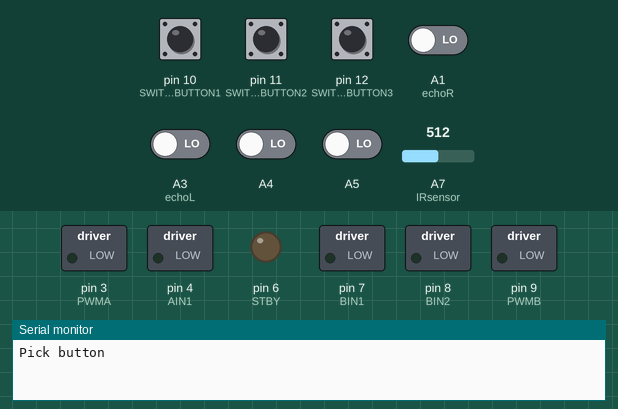
This sketch was run on a simulated Arduino Nano, built with avr-gcc and run on an emulated ATmega328P. On the bench: switched loads named in the sketch (green lamp = pin HIGH), output pins drawn as LEDs (lit = HIGH), the last lines printed to the serial monitor. Inputs (shaded band) come from the test bench; at power-on: pin 10 (SWITCH_BUTTON1), pin 11 (SWITCH_BUTTON2), pin 12 (SWITCH_BUTTON3) HIGH, A1 (echoR), A3 (echoL), A4, A5 LOW, A7 (IRsensor) = 512. Random numbers use the default seed unless the sketch sets one; pins used as bus, display or sensor lines are not drawn.

Above: at 0.8 s.
0.9 s: pin 10 (SWITCH_BUTTON1) pulled LOW for 0.15 s
4.0 s: A5 driven HIGH
7.0 s: A4 driven HIGH
At 9.9 s:
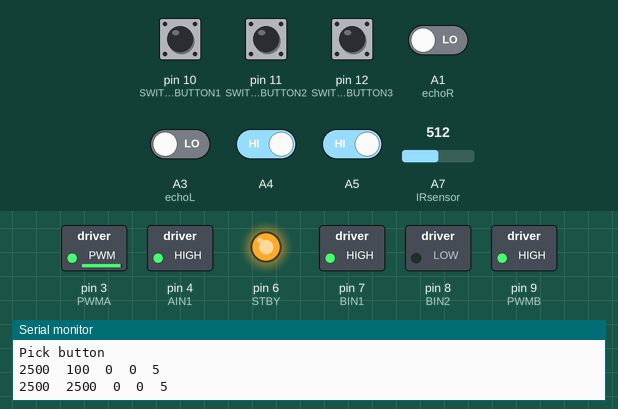
10.0 s: A7 (IRsensor) set to 230
12.9 s: A7 (IRsensor) set to 215
At 14.2 s:
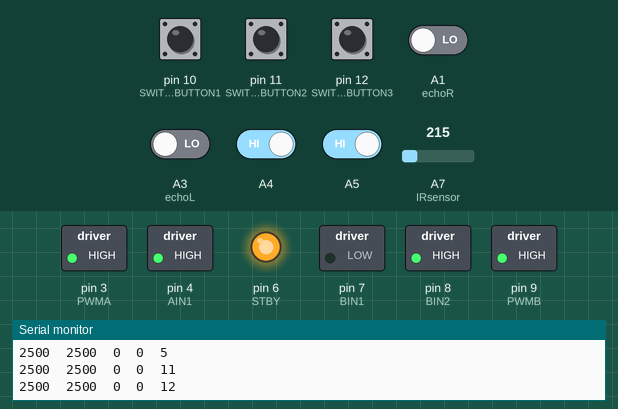
15.2 s: A4 driven LOW
At 16.1 s:
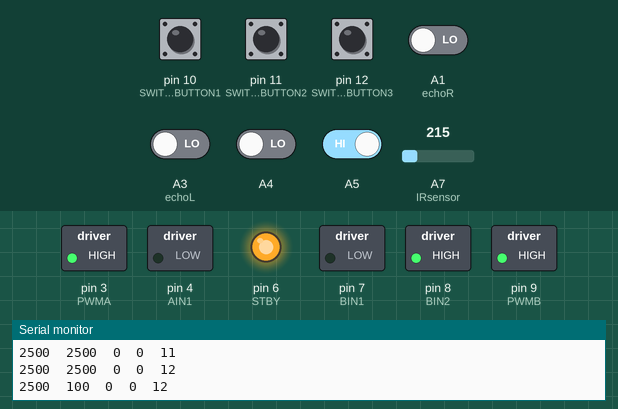
Timing chart, 0 to 19.2 s (numbered marks = the images above; inputs shaded):
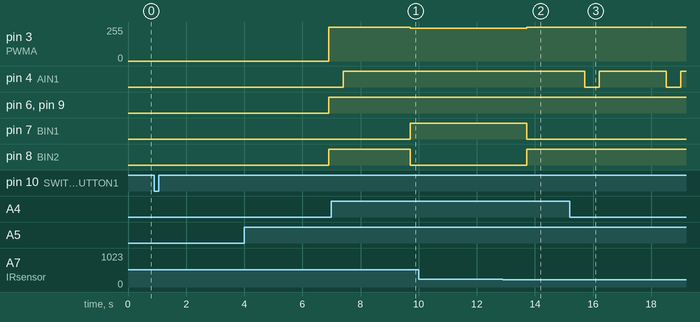

Measured:
- the behaviour switches between 222 and 221 on A7 (IRsensor) (found by bisection; images 1 and 2)
- after the input at 0.9 s, every drawn part: stays the same
- after the input at 7.0 s, pin 3 (PWMA): 255/255 → 245/255 after 2.7 s; pin 7 (BIN1): LOW → HIGH after 2.7 s; pin 8 (BIN2): HIGH → LOW after 2.7 s
- after the input at 12.9 s, pin 3 (PWMA): 245/255 → 255/255 after 0.81 s; pin 7 (BIN1): HIGH → LOW after 0.81 s; pin 8 (BIN2): LOW → HIGH after 0.81 s
- after the input at 15.2 s, pin 4 (AIN1): alternates HIGH for 2.3 s and LOW for 0.50 s, starting after 0.52 s

The sketch:

SumobotCompe.ino
```cpp
#include <QTRSensors.h>

const int lineR = A4;
const int lineL = A5;

const int trigR = A0;
const int echoR = A1;

const int trigL = A2;
const int echoL = A3;

const int reverseSpeed = 255;
const int delayTime = 5000;

int randomDelay, randomNum;
int strategy = 0;


// Motor right
#define PWMA 3
#define AIN1 4
#define AIN2 2

#define STBY 6

// Motor left
#define BIN1 7
#define BIN2 8
#define PWMB 9

#define IRsensor A7

int lineRValue = 0;
int lineLValue = 0;
long durationL = 0;
long durationR = 0;
int distanceLL = 0;
int distanceRR = 0;
int distanceIR = 0;

#define SWITCH_BUTTON1 10 // Pin for Strategy Switch 1
#define SWITCH_BUTTON2 11 // Pin for Strategy Switch 2
#define SWITCH_BUTTON3 12 // Pin for Strategy Switch 3

int low_speed = 150;
int high_speed = 250;
int ultraDistance = 75;

int leftLineSensor;
int rightLineSensor;

// Set button states, default is 0.
int button1State = 0;
int button2State = 0;
int button3State = 0;
int defaultButtonState = 1;

QTRSensors qtr;

const uint8_t SensorCount = 2;
uint16_t sensorValues[SensorCount];

void setup()
{
  Serial.begin(9600);

  //Line Sensors
  qtr.setTypeRC();
  qtr.setSensorPins((const uint8_t[]){lineR, lineL}, SensorCount);
  qtr.setEmitterPin(2);

  pinMode(trigR, OUTPUT);
  pinMode(echoR, INPUT);
  pinMode(trigL, OUTPUT);
  pinMode(echoL, INPUT);

  // Left Motor
  pinMode(PWMA, OUTPUT);
  pinMode(AIN1, OUTPUT);
  pinMode(AIN2, OUTPUT);
  pinMode(STBY, OUTPUT);

  //Right Motor
  pinMode(BIN1, OUTPUT);
  pinMode(BIN2, OUTPUT);
  pinMode(PWMB, OUTPUT);


  // Strategy Buttons
  pinMode(SWITCH_BUTTON1, INPUT_PULLUP);
  pinMode(SWITCH_BUTTON2, INPUT_PULLUP);
  pinMode(SWITCH_BUTTON3, INPUT_PULLUP);


  // // Buttons
  // button1State = digitalRead(SWITCH_BUTTON1);
  // button2State = digitalRead(SWITCH_BUTTON2);
  // button3State = digitalRead(SWITCH_BUTTON3);

  Serial.println("Pick button");

  while(digitalRead(SWITCH_BUTTON1) == LOW || digitalRead(SWITCH_BUTTON2) == LOW || digitalRead(SWITCH_BUTTON2) == LOW)
  {
    // wait
  }

  while(strategy == 0)
  {
    if(digitalRead(SWITCH_BUTTON1) == LOW)
    {
      strategy = 1;
    }

    else if(digitalRead(SWITCH_BUTTON2) == LOW)
    {
      strategy = 2;
    }

    else if(digitalRead(SWITCH_BUTTON3) == LOW)
    {
      strategy = 3;
    }

    else
    {
      strategy = 0;
    }
  }

  delay(4000);

}

void stop() //stop()
{
  digitalWrite(STBY, HIGH);
  digitalWrite(AIN1,LOW);
  digitalWrite(AIN2,LOW);
  digitalWrite(BIN1,LOW);
  digitalWrite(BIN2,LOW);
}

void forward(int speed) // forward
{
  digitalWrite(STBY, HIGH);
  digitalWrite(AIN1, HIGH);
  digitalWrite(AIN2, LOW);
  analogWrite(PWMA, speed-10);
  digitalWrite(BIN1, HIGH);
  digitalWrite(BIN2, LOW);
  analogWrite(PWMB, speed);
}


void reverse(int speed) //reverse()
{
  digitalWrite(STBY, HIGH);
  digitalWrite(AIN1,LOW);
  digitalWrite(AIN2,HIGH);
  analogWrite(PWMA, speed);
  digitalWrite(BIN1,LOW);
  digitalWrite(BIN2,HIGH);
  analogWrite(PWMB, speed);
}

void right(int speed) //right()
{
  digitalWrite(STBY, HIGH);
  digitalWrite(AIN1,LOW);
  digitalWrite(AIN2,HIGH);
  analogWrite(PWMA, speed);
  digitalWrite(BIN1,HIGH);
  digitalWrite(BIN2,LOW);
  analogWrite(PWMB, speed);
}

void forward_right(int speed)
{
  digitalWrite(STBY, HIGH);
  digitalWrite(AIN1,HIGH);
  digitalWrite(AIN2,LOW);
  analogWrite(PWMA, 30);
  digitalWrite(BIN1,HIGH);
  digitalWrite(BIN2,LOW);
  analogWrite(PWMB, speed);
}

void forward_left(int speed)
{
  digitalWrite(STBY, HIGH);
  digitalWrite(AIN1,HIGH);
  digitalWrite(AIN2,LOW);
  analogWrite(PWMA, speed);
  digitalWrite(BIN1,HIGH);
  digitalWrite(BIN2,LOW);
  analogWrite(PWMB, 30);
}

void reverse_left(int speed)
{
  digitalWrite(STBY, HIGH);
  digitalWrite(AIN1, LOW);
  digitalWrite(AIN2, HIGH);
  analogWrite(PWMA, 100);
  digitalWrite(BIN1,LOW);
  digitalWrite(BIN2,HIGH);
  analogWrite(PWMB, speed);
}

void reverse_right(int speed)
{
  digitalWrite(STBY, HIGH);
  digitalWrite(AIN1, LOW);
  digitalWrite(AIN2, HIGH);
  analogWrite(PWMA, speed);
  digitalWrite(BIN1,LOW);
  digitalWrite(BIN2,HIGH);
  analogWrite(PWMB, 100);
}

void left(int speed) //left()
{
  digitalWrite(STBY, HIGH);
  digitalWrite(AIN1,HIGH);
  digitalWrite(AIN2,LOW);
  analogWrite(PWMA, speed);
  digitalWrite(BIN1,LOW);
  digitalWrite(BIN2,HIGH);
  analogWrite(PWMB, speed);
}

void setMotorSpeed(int leftSpeed, int rightSpeed)
{
  digitalWrite(PWMA, leftSpeed);
  digitalWrite(PWMB, rightSpeed);
}

void readLineSensors()
{
  qtr.read(sensorValues);

  rightLineSensor = sensorValues[0];
  leftLineSensor = sensorValues[1];
}

void readUltraSonicLeft()
{
  digitalWrite(trigL, LOW);
  delayMicroseconds(2);
  digitalWrite(trigL, HIGH);
  durationL = pulseIn(echoL, HIGH);
  distanceLL = durationL * 0.034 / 2;
}

void readUltraSonicRight()
{

  digitalWrite(trigR, LOW);
  delayMicroseconds(2);
  digitalWrite(trigR, HIGH);
  durationR = pulseIn(echoR, HIGH);
  distanceRR = durationR * 0.034 / 2;
}

void readIRSensor()
{
  float volts = analogRead(IRsensor) * 0.0048828125;
  distanceIR = 13 * pow(volts, -1);
}

void Strategy1()
{
  readUltraSonicLeft();
  readUltraSonicRight();
  readIRSensor();
  readLineSensors();

  Serial.print(leftLineSensor);
  Serial.print("\t");
  Serial.print(rightLineSensor);
  Serial.print("\t");
  Serial.print(distanceLL);
  Serial.print("\t");
  Serial.print(distanceRR);
  Serial.print("\t");
  Serial.println(distanceIR);

  if(leftLineSensor <= 2300)
  {
    reverse(reverseSpeed);
    delay(400);
    right(255);
    delay(300);
  }

  else if(rightLineSensor <= 2000)
  {
    reverse(reverseSpeed);
    delay(500);
    left(255);
    delay(300);
  }

  else if(leftLineSensor <= 2300 && rightLineSensor <= 2000)
  {
    randomDelay = random(100, 251);
    randomNum = random(1, 3);

    if(randomNum == 1)
    {
      reverse(reverseSpeed);
      delay(500);
      right(255);
      delay(randomDelay);
    }

    if(randomNum == 2)
    {
      reverse(reverseSpeed);
      delay(500);
      left(255);
      delay(randomDelay);
    }
  }

  if(leftLineSensor == 2500 && rightLineSensor == 2500) // if inside the ring
  {
    if(distanceIR < 12)
    {
      forward(255);
    }

    else if(distanceLL <= ultraDistance)
    {
      left(255);
    }

    else if(distanceRR <= ultraDistance)
    {
      right(255);
    }

    else
    {
      forward(175);
    }
  }

}

void Strategy2()
{
  readUltraSonicLeft();
  readUltraSonicRight();
  readIRSensor();
  readLineSensors();

  Serial.println("Commencing Strategy 2");

  if(leftLineSensor <= 2300)
  {
    reverse(reverseSpeed);
    delay(400);
    right(200);
    delay(450);
  }

  else if(rightLineSensor <= 2000)
  {
    reverse(reverseSpeed);
    delay(400);
    left(200);
    delay(450);
  }

  else if(leftLineSensor <= 2300 && rightLineSensor <= 2000)
  {
    randomDelay = random(100, 251);
    randomNum = random(1, 3);

    if(randomNum == 1)
    {
      reverse(reverseSpeed);
      delay(500);
      right(255);
      delay(randomDelay);
    }

    if(randomNum == 2)
    {
      reverse(reverseSpeed);
      delay(500);
      left(255);
      delay(randomDelay);
    }
  }

  if(leftLineSensor == 2500 && rightLineSensor == 2500) // if inside the ring
  {
    if(distanceIR < 12)
    {
      forward(255);
    }

    else if(distanceLL <= ultraDistance)
    {
      left(255);
    }

    else if(distanceRR <= ultraDistance)
    {
      right(255);
    }

    else
    {
      forward(175);
    }
  }
}

void Strategy3()
{
  readUltraSonicLeft();
  readUltraSonicRight();
  readIRSensor();
  readLineSensors();

  Serial.println("Commencing Strategy 3");

  if(leftLineSensor <= 2300) // if left sense
  {
    reverse(reverseSpeed);
    delay(300);
    reverse_right(reverseSpeed);
    delay(550);
  }

  else if(rightLineSensor <= 2000) // if right sense
  {
    reverse(reverseSpeed);
    delay(300);
    reverse_left(reverseSpeed);
    delay(550);
  }

  else if(leftLineSensor <= 2300 && rightLineSensor <= 2000) // if both sense
  {
    randomDelay = random(100, 251);
    randomNum = random(1, 3);

    if(randomNum == 1)
    {
      reverse(reverseSpeed);
      delay(500);
      right(255);
      delay(randomDelay);
    }

    if(randomNum == 2)
    {
      reverse(reverseSpeed);
      delay(500);
      left(255);
      delay(randomDelay);
    }
  }

  if(leftLineSensor == 2500 && rightLineSensor == 2500) // if inside the ring
  {
    if(distanceIR < 15)
    {
      forward(255);
    }

    else if(distanceLL <= ultraDistance)
    {
      left(255);
    }

    else if(distanceRR <= ultraDistance)
    {
      right(255);
    }

    else
    {
      forward(175);
    }
  }
}

void loop()
{

  switch(strategy)
  {
    case 1:
      Strategy1();
      break;
    case 2:
      Strategy2();
      break;
    case 3:
      Strategy3();
      break;
  }
}
```
